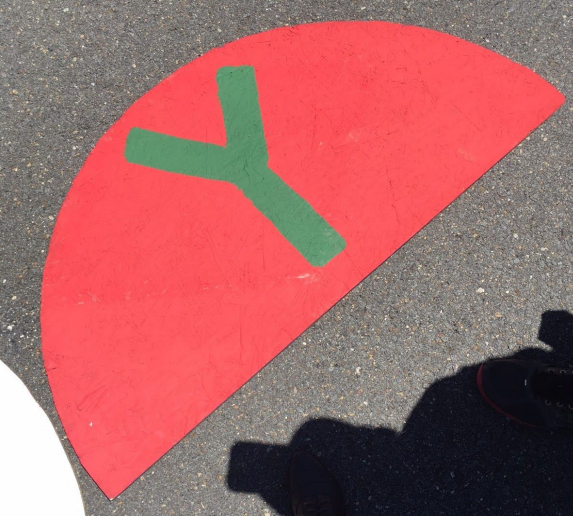
#> input picture letter_detect/test2.png, 573 x 516 px, given in place of Y.png, which was not available
$ python orb_Test2.py
#> lines starting #> are read from the running program, lines starting #| are printed output that depends on the picture; pictures that were not available may be replaced by others from this repository, and a replacement may not be noted
#!/usr/bin/python3
# 2017.11.26 23:27:12 CST

## Find object by orb features matching

import numpy as np
import cv2
imgname = "Y.png"          # query image (small object)
imgname2 = "test2_roi.png" # train image (large scene)

MIN_MATCH_COUNT = 4

## Create ORB object and BF object(using HAMMING)
orb = cv2.ORB_create()
img1 = cv2.imread(imgname)
#> img1 is the input picture: shape (516, 573, 3); mean B, G, R 101, 100, 167.1
img2 = cv2.imread(imgname2)
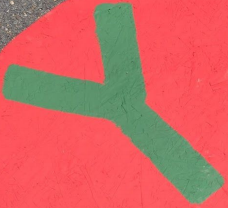
#> input picture letter_detect/test2_roi.png, 228 x 208 px
#> img2 is the input picture: shape (208, 228, 3); mean B, G, R 97.7, 102.7, 206.4

# Find the Edges with Canny Edges
canny1 = cv2.Canny(img1, 100, 500)
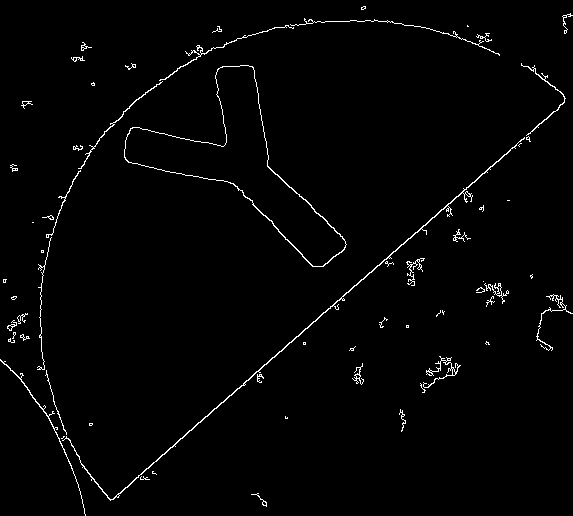
#> canny1: shape (516, 573); 1.6% white in thin lines or dots
canny2 = cv2.Canny(img2, 100, 500)
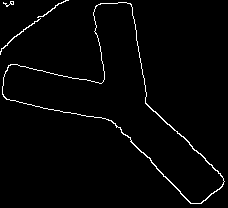
#> canny2: shape (208, 228); 2.1% white in thin lines or dots

# Convert the Images to Grayscale
test1_image = cv2.cvtColor(canny1, cv2.COLOR_BGR2RGB)
#> test1_image: shape (516, 573, 3); 1.6% white in thin lines or dots
test1_gray = cv2.cvtColor(test1_image, cv2.COLOR_RGB2GRAY)
test2_image = cv2.cvtColor(canny2, cv2.COLOR_BGR2RGB)
#> test2_image: shape (208, 228, 3); 2.1% white in thin lines or dots
test2_gray = cv2.cvtColor(test2_image, cv2.COLOR_RGB2GRAY)

cv2.imshow("Test 1", test1_gray)
cv2.imshow("Test 2", test2_gray)

## Find the keypoints and descriptors with ORB
kpts1, descs1 = orb.detectAndCompute(test1_gray, None)
#> kpts1 = 500 keypoints; strongest (x, y, size): (359, 369, 31), (413, 267, 31), (49, 415, 31), (494, 285, 31)
kpts2, descs2 = orb.detectAndCompute(test2_gray, None)
#> kpts2 = 163 keypoints; strongest (x, y, size): (122, 133, 31), (130, 141, 31), (177, 133, 31), (193, 149, 31)

## match descriptors and sort them in the order of their distance
bf = cv2.BFMatcher(cv2.NORM_HAMMING, crossCheck=True)
matches = bf.match(descs1, descs2)
#> matches = 39 matches
dmatches = sorted(matches, key = lambda x:x.distance)
#> dmatches = 39 matches

if len(dmatches) == MIN_MATCH_COUNT:

    ## extract the matched keypoints
    src_pts  = np.float32([kpts1[m.queryIdx].pt for m in dmatches]).reshape(-1,1,2)
    dst_pts  = np.float32([kpts2[m.trainIdx].pt for m in dmatches]).reshape(-1,1,2)

    ## find homography matrix and do perspective transform
    M, mask = cv2.findHomography(src_pts, dst_pts, cv2.RANSAC,50.0)
    print(src_pts, dst_pts, M, mask)
    h,w = img1.shape[:2]
    pts = np.float32([ [0,0],[0,h-1],[w-1,h-1],[w-1,0] ]).reshape(-1,1,2)
    dst = cv2.perspectiveTransform(pts,M)

    ## draw found regions
    img2 = cv2.polylines(img2, [np.int32(dst)], True, (0,0,255), 1, cv2.LINE_AA)
    cv2.imshow("found", img2)

    ## draw match lines
    res = cv2.drawMatches(img1, kpts1, img2, kpts2, dmatches[:20],None,flags=2)

    cv2.imshow("orb_match", res);

cv2.waitKey();cv2.destroyAllWindows()
